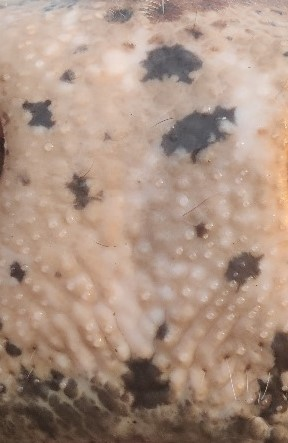
#> input picture muzzles/co94_1c.jpg, 288 x 443 px, found by its file name
$ python edge.py
#> lines starting #> are read from the running program, lines starting #| are printed output that depends on the picture
import cv2
import numpy as np
import matplotlib.pyplot as plt

# Load the image
image_path = 'E:/AI/Extra/gitCheck/main/muzzles/co94_1c.jpg'  # Replace with the actual path to your image
image = cv2.imread(image_path, cv2.IMREAD_GRAYSCALE)
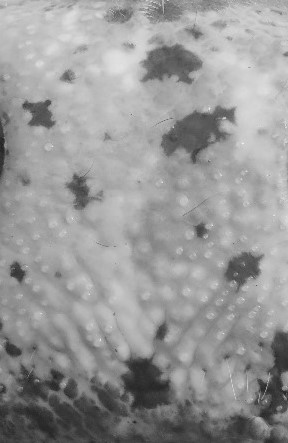
#> image: shape (443, 288); min 29, max 239, mean 151.7

# Apply Canny edge detection
edges = cv2.Canny(image, 50, 150)  # You can adjust the threshold values (50 and 150 in this example)
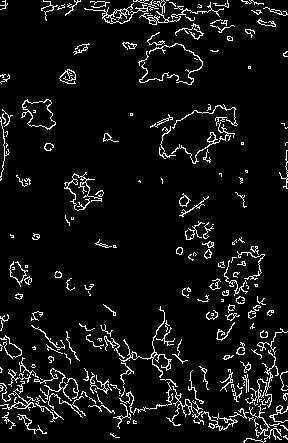
#> edges: shape (443, 288); 6.8% white in thin lines or dots

# Display the original and edge-detected images
plt.subplot(121), plt.imshow(image, cmap='gray')
plt.title('Original Image'), plt.xticks([]), plt.yticks([])

plt.subplot(122), plt.imshow(edges, cmap='gray')
plt.title('Canny Edge Detection'), plt.xticks([]), plt.yticks([])

plt.show()
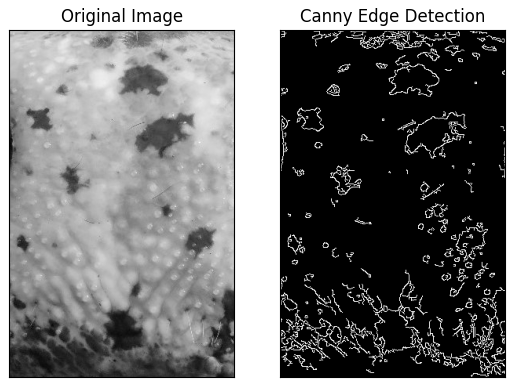
#> figure drawn by matplotlib, 2 panels

$ run again, with muzzles/co88_1c.jpg copied over muzzles/co94_1c.jpg
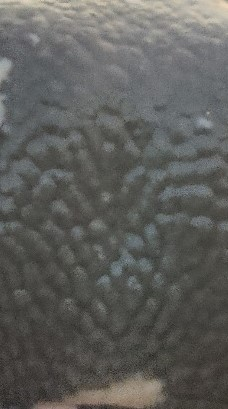
#> input picture muzzles/co88_1c.jpg, 228 x 409 px, found by its file name
#> `edges = cv2.Canny(image, 50, 150)`:
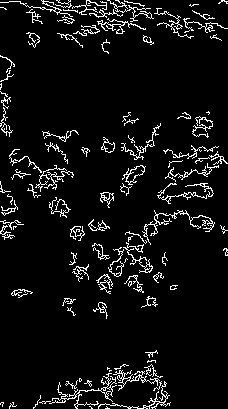
#> edges: shape (409, 228); 6.6% white in thin lines or dots
#> `plt.show()`:
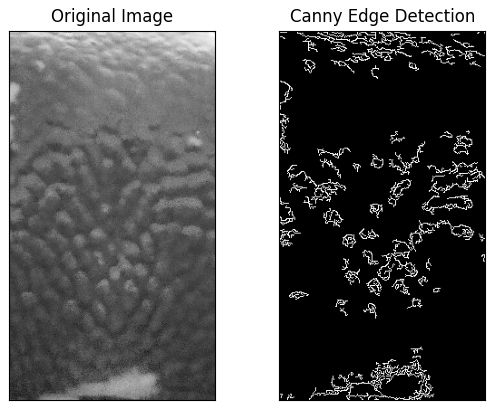
#> figure drawn by matplotlib, 2 panels

$ run again, with muzzles/co88_2c.jpg copied over muzzles/co94_1c.jpg
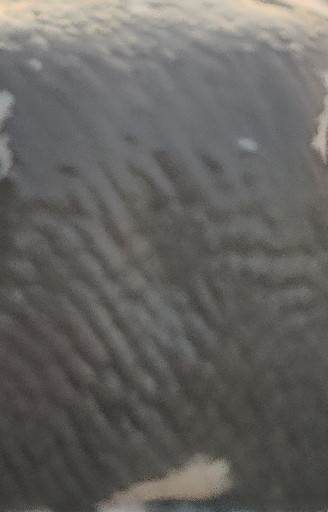
#> input picture muzzles/co88_2c.jpg, 328 x 512 px, found by its file name
#> `edges = cv2.Canny(image, 50, 150)`:
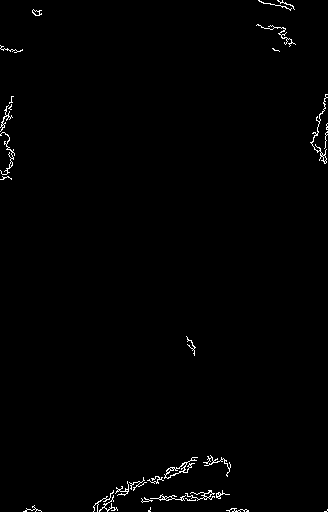
#> edges: shape (512, 328); 0.89% white in thin lines or dots
#> `plt.show()`:
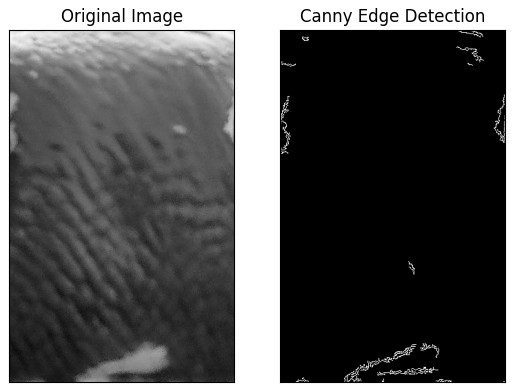
#> figure drawn by matplotlib, 2 panels

$ run again, with muzzles/co88_3c.jpg copied over muzzles/co94_1c.jpg
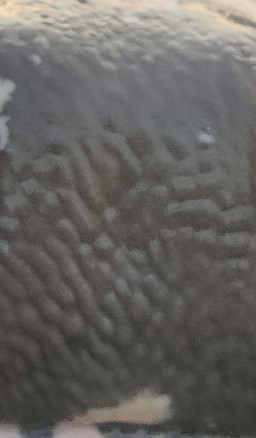
#> input picture muzzles/co88_3c.jpg, 256 x 438 px, found by its file name
#> `edges = cv2.Canny(image, 50, 150)`:
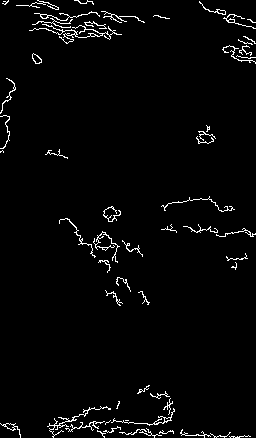
#> edges: shape (438, 256); 2.6% white in thin lines or dots
#> `plt.show()`:
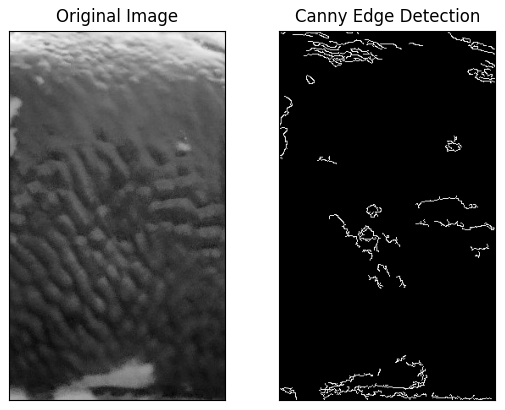
#> figure drawn by matplotlib, 2 panels
